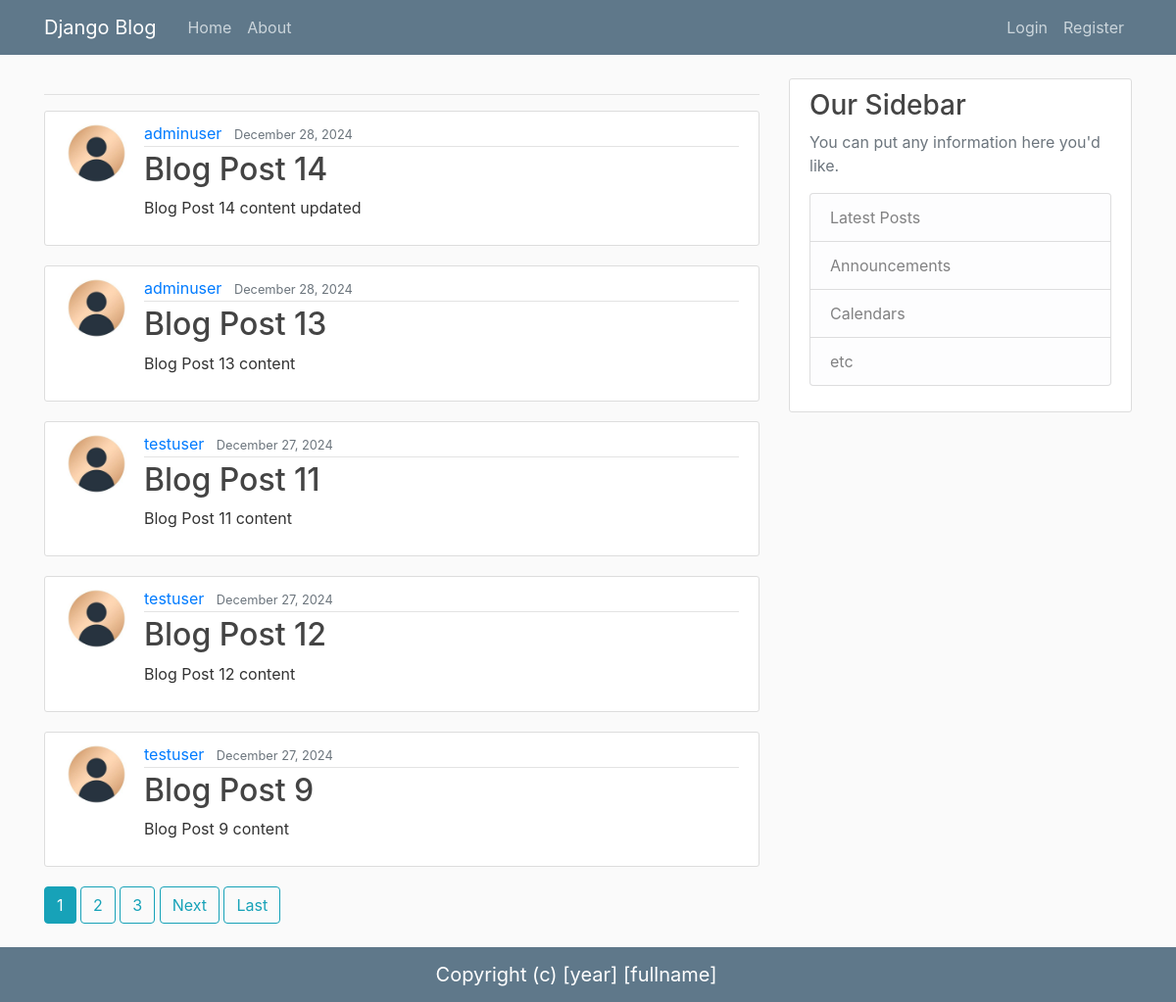
The page / on the database its author committed.
### posts/models.py (models this page shows, shortened)
class Post(models.Model):
    title = models.CharField(max_length=100)
    content = models.TextField()
    date_posted = models.DateTimeField(default=timezone.now)
    author = models.ForeignKey(User, on_delete=models.CASCADE)

### users/models.py (models this page shows, shortened)
class Profile(models.Model):
    user = models.OneToOneField(User, on_delete=models.CASCADE)
    image = models.ImageField(default="default.jpg", upload_to="profile_pics")

### main/views.py (the view)
# urls.py: path("", PostListView.as_view(), name="main-home"),
class PostListView(ListView):
    model = Post
    template_name = "main/home.html"  # <app>/<model>_<viewtype>.html  # posts/post_list.html
    context_object_name = "posts"
    ordering = ["-date_posted"]
    paginate_by = 5

### main/templates/main/home.html (shortened to what this page needs)
{% extends "main/base.html" %}
{% block content %}
    <h1>{{ block_title }}</h1><hr>
    {% for post in posts %}
        <article class="media content-section">
          <img class="rounded-circle article-img" src="{{ post.author.profile.image.url }}">
          <div class="media-body">
            <div class="article-metadata">
              <a class="mr-2" href="{% url 'user-posts' post.author.username %}">{{ post.author }}</a>
              <small class="text-muted">{{ post.date_posted|date:"F d, Y" }}</small>
            </div>
            <h2><a class="article-title" href="{% url 'post-detail' post.id %}">{{ post.title }}</a></h2>
            <p class="article-content">{{ post.content }}</p>
          </div>
        </article>
    {% endfor %}
    {% if is_paginated %}
      {% for num in page_obj.paginator.page_range %}
        {% if page_obj.number == num %}
          <a class="btn btn-info mb-4" href="?page={{ num }}">{{ num }}</a>
        {% elif num > page_obj.number|add:'-3' and num < page_obj.number|add:'3' %}
          <a class="btn btn-outline-info mb-4" href="?page={{ num }}">{{ num }}</a>
        {% endif %}
      {% endfor %}
      {% if page_obj.has_next %}
        <a class="btn btn-outline-info mb-4" href="?page={{ page_obj.next_page_number }}">Next</a>
        <a class="btn btn-outline-info mb-4" href="?page={{ page_obj.paginator.num_pages }}">Last</a>
      {% endif %}
    {% endif %}
{% endblock content %}

### main/templates/main/base.html (shortened to what this page needs)
<!DOCTYPE html>
{% load static %}
<html>
<head>
    <link rel="stylesheet" href="https://maxcdn.bootstrapcdn.com/bootstrap/4.0.0/css/bootstrap.min.css">
    <link rel="stylesheet" type="text/css" href="{% static 'main/main.css' %}">
</head>
<body>
    <header class="site-header">
      <nav class="navbar navbar-expand-md navbar-dark bg-steel fixed-top">
        <div class="container">
          <a class="navbar-brand mr-4" href="{% url 'main-home' %}">Django Blog</a>
          <div class="collapse navbar-collapse" id="navbarToggle">
            <div class="navbar-nav mr-auto">
              <a class="nav-item nav-link" href="{% url 'main-home' %}">Home</a>
              <a class="nav-item nav-link" href="{% url 'main-about' %}">About</a>
            </div>
            <div class="navbar-nav">
              {% if user.is_authenticated %}
                <a class="nav-item nav-link" href="{% url 'post-create' %}">New Post</a>
                <a class="nav-item nav-link" href="{% url 'users-profile' %}">Profile</a>
                <form method="POST" action="{% url 'users-logout' %}">
                    {% csrf_token %}
                    <button class="btn btn-outline-info" type="submit">Logout</button>
                </form>
              {% else %}
                <a class="nav-item nav-link" href="{% url 'users-login' %}">Login</a>
                <a class="nav-item nav-link" href="{% url 'users-register' %}">Register</a>
              {% endif %}
            </div>
          </div>
        </div>
      </nav>
    </header>
    <main role="main" class="container">
      <div class="row">
        <div class="col-md-8">
          {% block content %}{% endblock %}
        </div>
        <div class="col-md-4">
          <div class="content-section">
            <h3>Our Sidebar</h3>
            <p class='text-muted'>You can put any information here you'd like.
              <ul class="list-group">
                <li class="list-group-item list-group-item-light">Latest Posts</li>
                <li class="list-group-item list-group-item-light">Announcements</li>
                <li class="list-group-item list-group-item-light">Calendars</li>
                <li class="list-group-item list-group-item-light">etc</li>
              </ul>
            </p>
          </div>
        </div>
      </div>
    </main>
    <header class="site-header">
      <nav class="navbar navbar-expand-md navbar-dark bg-steel flex-bottom">
        <div class="container">
          <a class="navbar-brand mr-4" href="/">Copyright (c) [year] [fullname]</a>
        </div>
      </nav>
    </header>
</body>
</html>

### main/static/main/main.css (style rules this page uses)
body { background: #fafafa; color: #333333; margin-top: 5rem; }
h1, h2, h3, h4, h5, h6 { color: #444444; }
ul { margin: 0; }
.bg-steel { background-color: #5f788a; }
.site-header .navbar-nav .nav-link { color: #cbd5db; }
.content-section { background: #ffffff; padding: 10px 20px; border: 1px solid #dddddd; border-radius: 3px; margin-bottom: 20px; }
.article-title { color: #444444; }
.article-content { white-space: pre-line; }
.article-img { height: 65px; width: 65px; margin-right: 16px; }
.article-metadata { padding-bottom: 1px; margin-bottom: 4px; border-bottom: 1px solid #e3e3e3 }

### rows shown on the page
Post: author.profile.image (placeholder picture), author "adminuser", date_posted "December 28, 2024", title "Blog Post 14", content "Blog Post 14 content updated"
Post: author.profile.image (placeholder picture), author "adminuser", date_posted "December 28, 2024", title "Blog Post 13", content "Blog Post 13 content"
Post: author.profile.image (placeholder picture), author "testuser", date_posted "December 27, 2024", title "Blog Post 11", content "Blog Post 11 content"
Post: author.profile.image (placeholder picture), author "testuser", date_posted "December 27, 2024", title "Blog Post 12", content "Blog Post 12 content"
Post: author.profile.image (placeholder picture), author "testuser", date_posted "December 27, 2024", title "Blog Post 9", content "Blog Post 9 content"

### other values the page prints
{{ num }} "1"
{{ num }} "2" "3"
